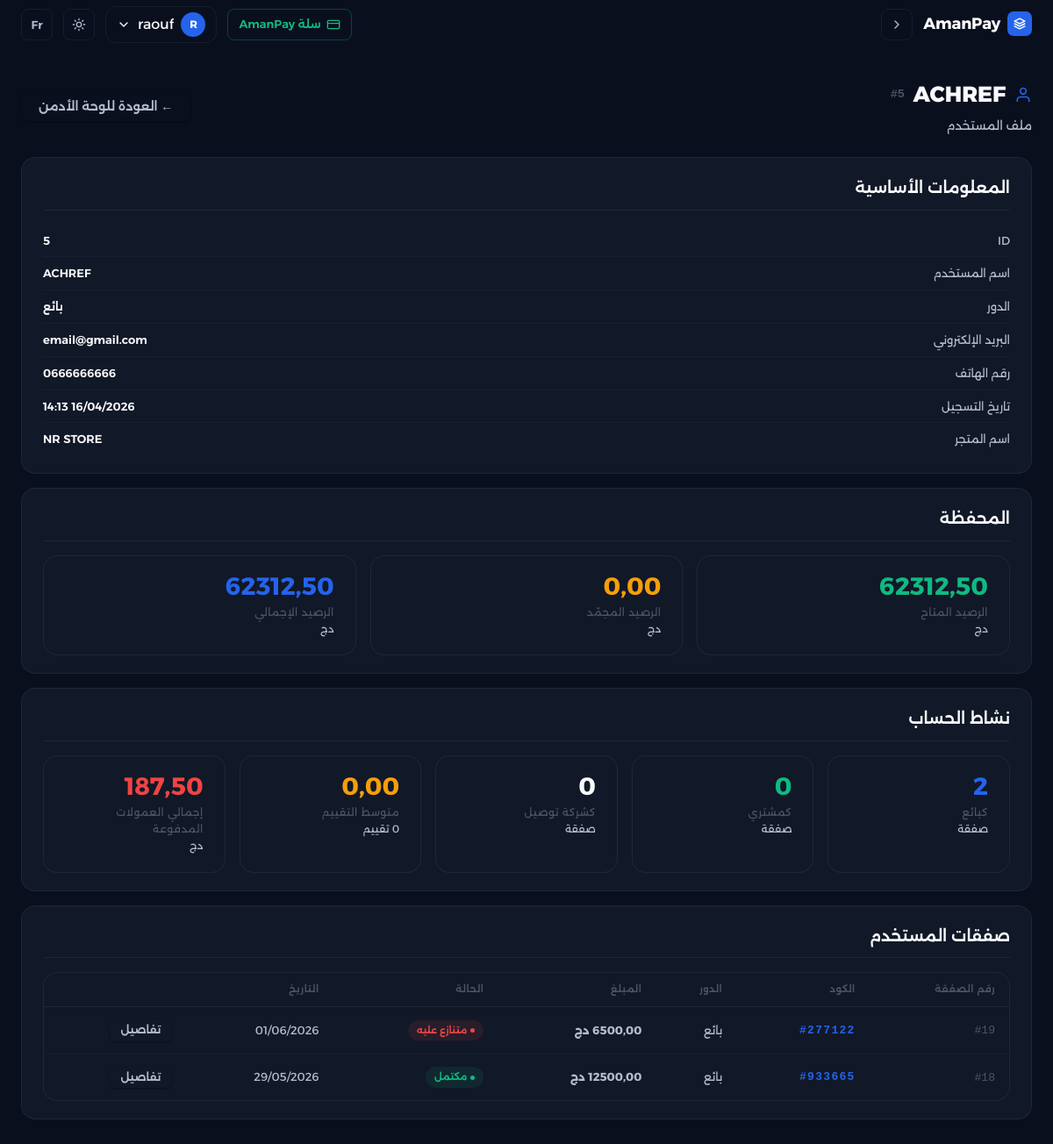
Page /admin-dashboard/user/5/ (signed in) on the committed database.
### accounts/models.py (models this page shows, shortened)
class User(AbstractUser):
    class Role(models.TextChoices):
        BUYER = 'BUYER', _('مشتري')
        SELLER = 'SELLER', _('بائع')
        DELIVERY = 'DELIVERY', _('شركة توصيل')
    role = models.CharField(
        max_length=10,
        choices=Role.choices,
        verbose_name=_('الدور'),
    )
    phone = models.CharField(
        max_length=20,
        blank=True,
        verbose_name=_('رقم الهاتف'),
    )
    store_name = models.CharField(
        max_length=150,
        blank=True,
        verbose_name=_('اسم المتجر'),
    )
    store_description = models.TextField(
        blank=True,
        verbose_name=_('وصف المتجر'),
    )
    national_id = models.CharField(
        max_length=18,
        blank=True,
        null=True,
        verbose_name=_('رقم التعريف الوطني'),
    )
    commercial_register = models.CharField(
        max_length=20,
        blank=True,
        null=True,
        verbose_name=_('رقم السجل التجاري'),
    )
    company_name = models.CharField(
        max_length=150,
        blank=True,
        verbose_name=_('اسم شركة التوصيل'),
    )
    company_registration = models.CharField(
        max_length=100,
        blank=True,
        verbose_name=_('رقم تسجيل الشركة'),
    )
    is_verified = models.BooleanField(
        default=False,
        verbose_name=_('موثق'),
    )
    class Meta:
        verbose_name = _('مستخدم')
        verbose_name_plural = _('المستخدمون')
    @property
    def is_seller(self):
        return self.role == self.Role.SELLER
    @property
    def is_delivery(self):
        return self.role == self.Role.DELIVERY

class Wallet(models.Model):
    user = models.OneToOneField(
        User,
        on_delete=models.CASCADE,
        related_name='wallet',
        verbose_name=_('المستخدم'),
    )
    balance = models.DecimalField(
        max_digits=12,
        decimal_places=2,
        default=50000,
        verbose_name=_('الرصيد'),
    )
    frozen_balance = models.DecimalField(
        max_digits=12,
        decimal_places=2,
        default=0,
        verbose_name=_('الرصيد المجمد'),
    )
    class Meta:
        verbose_name = _('محفظة')
        verbose_name_plural = _('المحافظ')
    @property
    def available_balance(self):
        return self.balance - self.frozen_balance

### transactions/models.py (models this page shows, shortened)
class Transaction(models.Model):
    class Status(models.TextChoices):
        PENDING = 'PENDING', _('في الانتظار')
        FUNDED = 'FUNDED', _('ممول')
        SHIPPED = 'SHIPPED', _('تم الشحن')
        DELIVERED = 'DELIVERED', _('تم التسليم')
        COMPLETED = 'COMPLETED', _('مكتمل')
        DISPUTED = 'DISPUTED', _('متنازع عليه')
        REFUNDED = 'REFUNDED', _('مسترجع')
        CANCELLED = 'CANCELLED', _('ملغى')
    code = models.CharField(
        max_length=6,
        unique=True,
        default=_generate_transaction_code,
        editable=False,
        verbose_name=_('كود المعاملة'),
    )
    seller = models.ForeignKey(
        settings.AUTH_USER_MODEL,
        on_delete=models.PROTECT,
        related_name='sales',
        verbose_name=_('البائع'),
    )
    buyer = models.ForeignKey(
        settings.AUTH_USER_MODEL,
        on_delete=models.SET_NULL,
        related_name='purchases',
        null=True,
        blank=True,
        verbose_name=_('المشتري'),
    )
    delivery_company = models.ForeignKey(
        settings.AUTH_USER_MODEL,
        on_delete=models.SET_NULL,
        null=True,
        blank=True,
        related_name='deliveries',
        verbose_name=_('شركة التوصيل'),
    )
    product_name = models.CharField(
        max_length=255,
        verbose_name=_('اسم المنتج'),
    )
    description = models.TextField(
        blank=True,
        verbose_name=_('الوصف'),
    )
    amount = models.DecimalField(
        max_digits=12,
        decimal_places=2,
        verbose_name=_('المبلغ'),
    )
    status = models.CharField(
        max_length=10,
        choices=Status.choices,
        default=Status.PENDING,
        verbose_name=_('الحالة'),
    )
    created_at = models.DateTimeField(auto_now_add=True, verbose_name=_('تاريخ الإنشاء'))
    updated_at = models.DateTimeField(auto_now=True, verbose_name=_('تاريخ التحديث'))
    release_date = models.DateTimeField(
        null=True,
        blank=True,
        verbose_name=_('تاريخ الإفراج عن المبلغ'),
    )
    dispute_reason = models.TextField(
        null=True,
        blank=True,
        verbose_name=_('وصف النزاع'),
    )
    dispute_opened_by = models.ForeignKey(
        settings.AUTH_USER_MODEL,
        on_delete=models.SET_NULL,
        null=True,
        blank=True,
        related_name='disputes_opened',
        verbose_name=_('فاتح النزاع'),
    )
    dispute_opened_at = models.DateTimeField(
        null=True,
        blank=True,
        verbose_name=_('تاريخ فتح النزاع'),
    )
    dispute_acknowledged_at = models.DateTimeField(
        null=True,
        blank=True,
        verbose_name=_('تاريخ الاطلاع على النزاع'),
    )
    dispute_acknowledged_by = models.ForeignKey(
        settings.AUTH_USER_MODEL,
        on_delete=models.SET_NULL,
        null=True,
        blank=True,
        related_name='disputes_acknowledged',
        verbose_name=_('من اطّلع على النزاع'),
    )
    class Meta:
        verbose_name = _('معاملة')
        verbose_name_plural = _('المعاملات')
        ordering = ['-created_at']

### accounts/views.py (the view)
# urls.py: path('admin-dashboard/user/<int:user_id>/', views.admin_user_detail, name='admin_user_detail'),
@staff_member_required(login_url='accounts:login')
def admin_user_detail(request, user_id):
    from transactions.models import Transaction, Review
    user = get_object_or_404(User, pk=user_id)
    wallet, _created = Wallet.objects.get_or_create(
        user=user,
        defaults={'balance': 50000, 'frozen_balance': 0},
    )
    sales_count     = Transaction.objects.filter(seller=user).count()
    purchases_count = Transaction.objects.filter(buyer=user).count()
    deliveries_count = Transaction.objects.filter(delivery_company=user).count()
    avg_rating = Review.objects.filter(seller=user).aggregate(avg=Avg('rating'))['avg'] or 0
    reviews_count = Review.objects.filter(seller=user).count()
    commissions_paid = CommissionLog.objects.filter(
        transaction__seller=user
    ).aggregate(total=Sum('commission_amount'))['total'] or 0
    user_transactions = Transaction.objects.filter(
        Q(seller=user) | Q(buyer=user) | Q(delivery_company=user)
    ).select_related('seller', 'buyer', 'delivery_company').order_by('-created_at')[:50]
    return render(request, 'accounts/admin_user_detail.html', {
        'profile_user':     user,
        'wallet':           wallet,
        'sales_count':      sales_count,
        'purchases_count':  purchases_count,
        'deliveries_count': deliveries_count,
        'avg_rating':       avg_rating,
        'reviews_count':    reviews_count,
        'commissions_paid': commissions_paid,
        'user_transactions': user_transactions,
    })

### templates/accounts/admin_user_detail.html (shortened to what this page needs)
{% extends "base.html" %}
{% load i18n %}
{% block content %}
<div style="margin-bottom:24px; display:flex; align-items:center; justify-content:space-between; flex-wrap:wrap; gap:12px;">
  <div>
    <h1 style="font-size:1.55rem; font-weight:900; display:flex; align-items:center; gap:0.6rem;">
      <svg class="icon" viewBox="0 0 24 24" fill="none" stroke="currentColor" stroke-width="2" stroke-linecap="round" stroke-linejoin="round" style="color:var(--blue-primary);"><path d="M20 21v-2a4 4 0 0 0-4-4H8a4 4 0 0 0-4 4v2"/><circle cx="12" cy="7" r="4"/></svg>
      {{ profile_user.username }}
      <span style="color:var(--text-muted); font-size:0.85rem; font-family:monospace; font-weight:600;">#{{ profile_user.id }}</span>
    </h1>
    <p style="color:var(--text-secondary); font-size:0.87rem; margin-top:0.3rem;">{% trans "ملف المستخدم" %}</p>
  </div>
  <a href="{% url 'accounts:admin_dashboard' %}" class="btn btn-ghost">{% trans "← العودة للوحة الأدمن" %}</a>
</div>
<div class="info-card">
  <div class="info-card-title">{% trans "المعلومات الأساسية" %}</div>
  <div class="info-row"><span class="info-label">ID</span><span class="info-value">{{ profile_user.id }}</span></div>
  <div class="info-row"><span class="info-label">{% trans "اسم المستخدم" %}</span><span class="info-value">{{ profile_user.username }}</span></div>
  <div class="info-row"><span class="info-label">{% trans "الدور" %}</span><span class="info-value">{{ profile_user.get_role_display|default:"—" }}</span></div>
  <div class="info-row"><span class="info-label">{% trans "البريد الإلكتروني" %}</span><span class="info-value">{{ profile_user.email|default:"—" }}</span></div>
  <div class="info-row"><span class="info-label">{% trans "رقم الهاتف" %}</span><span class="info-value">{{ profile_user.phone|default:"—" }}</span></div>
  <div class="info-row"><span class="info-label">{% trans "تاريخ التسجيل" %}</span><span class="info-value">{{ profile_user.date_joined|date:"d/m/Y H:i" }}</span></div>
  {% if profile_user.is_seller %}
    <div class="info-row"><span class="info-label">{% trans "اسم المتجر" %}</span><span class="info-value">{{ profile_user.store_name|default:"—" }}</span></div>
  {% endif %}
</div>
<div class="info-card">
  <div class="info-card-title">{% trans "المحفظة" %}</div>
  <div style="display:grid; grid-template-columns:repeat(auto-fit,minmax(175px,1fr)); gap:16px;">
    <div class="stat-card">
      <div class="stat-value green">{{ wallet.available_balance|floatformat:2 }}</div>
      <div class="stat-label">{% trans "الرصيد المتاح" %}</div>
      <div class="stat-sublabel">{% trans "دج" %}</div>
    </div>
    <div class="stat-card">
      <div class="stat-value yellow">{{ wallet.frozen_balance|floatformat:2 }}</div>
      <div class="stat-label">{% trans "الرصيد المجمّد" %}</div>
      <div class="stat-sublabel">{% trans "دج" %}</div>
    </div>
    <div class="stat-card">
      <div class="stat-value blue">{{ wallet.balance|floatformat:2 }}</div>
      <div class="stat-label">{% trans "الرصيد الإجمالي" %}</div>
      <div class="stat-sublabel">{% trans "دج" %}</div>
    </div>
  </div>
</div>
<div class="info-card">
  <div class="info-card-title">{% trans "نشاط الحساب" %}</div>
  <div style="display:grid; grid-template-columns:repeat(auto-fit,minmax(160px,1fr)); gap:16px;">
    <div class="stat-card">
      <div class="stat-value blue">{{ sales_count }}</div>
      <div class="stat-label">{% trans "كبائع" %}</div>
      <div class="stat-sublabel">{% trans "صفقة" %}</div>
    </div>
    <div class="stat-card">
      <div class="stat-value green">{{ purchases_count }}</div>
      <div class="stat-label">{% trans "كمشتري" %}</div>
      <div class="stat-sublabel">{% trans "صفقة" %}</div>
    </div>
    <div class="stat-card">
      <div class="stat-value">{{ deliveries_count }}</div>
      <div class="stat-label">{% trans "كشركة توصيل" %}</div>
      <div class="stat-sublabel">{% trans "صفقة" %}</div>
    </div>
    <div class="stat-card">
      <div class="stat-value yellow">{{ avg_rating|floatformat:2 }}</div>
      <div class="stat-label">{% trans "متوسط التقييم" %}</div>
      <div class="stat-sublabel">{{ reviews_count }} {% trans "تقييم" %}</div>
    </div>
    <div class="stat-card">
      <div class="stat-value red">{{ commissions_paid|floatformat:2 }}</div>
      <div class="stat-label">{% trans "إجمالي العمولات المدفوعة" %}</div>
      <div class="stat-sublabel">{% trans "دج" %}</div>
    </div>
  </div>
</div>
<div class="info-card">
  <div class="info-card-title">{% trans "صفقات المستخدم" %}</div>
  {% if user_transactions %}
  <div class="table-wrapper">
    <table class="data-table">
      <thead>
        <tr>
          <th>{% trans "رقم الصفقة" %}</th>
          <th>{% trans "الكود" %}</th>
          <th>{% trans "الدور" %}</th>
          <th>{% trans "المبلغ" %}</th>
          <th>{% trans "الحالة" %}</th>
          <th>{% trans "التاريخ" %}</th>
          <th></th>
        </tr>
      </thead>
      <tbody>
        {% for tx in user_transactions %}
        <tr>
          <td><span style="color:var(--text-muted);font-size:0.82rem;font-family:monospace;">#{{ tx.id }}</span></td>
          <td><span style="font-family:monospace;color:var(--blue-primary);font-weight:700;letter-spacing:.1em;">#{{ tx.code }}</span></td>
          <td class="text-sm">
            {% if tx.seller_id == profile_user.id %}{% trans "بائع" %}
            {% elif tx.buyer_id == profile_user.id %}{% trans "مشتري" %}
            {% elif tx.delivery_company_id == profile_user.id %}{% trans "توصيل" %}
            {% else %}—{% endif %}
          </td>
          <td style="font-weight:700;">{{ tx.amount|floatformat:2 }} {% trans "دج" %}</td>
          <td><span class="badge badge-{{ tx.status|lower }}">{{ tx.get_status_display }}</span></td>
          <td class="text-muted text-sm">{{ tx.created_at|date:"d/m/Y" }}</td>
          <td><a href="{% url 'transactions:detail' tx.pk %}" class="btn btn-ghost btn-sm">{% trans "تفاصيل" %}</a></td>
        </tr>
        {% endfor %}
      </tbody>
    </table>
  </div>
  {% endif %}
</div>
{% endblock %}

### templates/base.html (shortened to what this page needs)
{% load i18n %}
{% load static %}
<!DOCTYPE html>
<html lang="{{ LANGUAGE_CODE }}" dir="{% if LANGUAGE_CODE == 'ar' %}rtl{% else %}ltr{% endif %}">
<head>
  <link rel="stylesheet" href="{% static 'css/design-system.css' %}">
</head>
<body>
<nav class="navbar">
  {% load i18n %}{% get_current_language as CURRENT_LANG %}
  <div class="navbar-start">
    <a href="{% url 'accounts:home_redirect' %}" class="navbar-brand">
      <span class="brand-icon">
        <svg width="14" height="14" viewBox="0 0 24 24" fill="none" stroke="currentColor" stroke-width="2.5" stroke-linecap="round" stroke-linejoin="round"><path d="M12 2L2 7l10 5 10-5-10-5z"/><path d="M2 17l10 5 10-5"/><path d="M2 12l10 5 10-5"/></svg>
      </span>
      AmanPay
    </a>
    {% if request.resolver_match.url_name != 'landing' %}
      <button onclick="goBack()" type="button" class="navbar-btn" title="{% trans 'رجوع' %}">
        <svg class="icon-sm" viewBox="0 0 24 24" fill="none" stroke="currentColor" stroke-width="2" stroke-linecap="round" stroke-linejoin="round">
          {% if LANGUAGE_CODE == 'ar' %}<polyline points="9 18 15 12 9 6"/>{% else %}<polyline points="15 18 9 12 15 6"/>{% endif %}
        </svg>
      </button>
    {% endif %}
  </div>
  <div class="navbar-actions">
    {% if user.is_authenticated %}
      {% if user.is_staff %}
        <a href="{% url 'accounts:admin_platform_wallet' %}" class="btn-admin">
          <svg class="icon-sm" viewBox="0 0 24 24" fill="none" stroke="currentColor" stroke-width="2" stroke-linecap="round" stroke-linejoin="round"><rect x="2" y="5" width="20" height="14" rx="2"/><line x1="2" y1="10" x2="22" y2="10"/></svg>
          {% trans "سلة AmanPay" %}
        </a>
      {% endif %}
      <div class="user-dropdown" id="userDropdown">
        <button type="button" class="user-dropdown-toggle" aria-haspopup="true" aria-expanded="false">
          <span class="navbar-avatar">{{ user.username|first|upper }}</span>
          <span class="navbar-user-name">{{ user.username }}</span>
          <svg class="icon-sm" viewBox="0 0 24 24" fill="none" stroke="currentColor" stroke-width="2" stroke-linecap="round" stroke-linejoin="round"><polyline points="6 9 12 15 18 9"/></svg>
        </button>
      </div>
    {% endif %}
    <button id="themeToggle" class="navbar-btn" type="button"
            title="{% trans 'تبديل المظهر' %}" aria-label="{% trans 'تبديل المظهر' %}">
      <svg class="icon-sun icon-sm" viewBox="0 0 24 24" fill="none" stroke="currentColor" stroke-width="2" stroke-linecap="round" stroke-linejoin="round"><circle cx="12" cy="12" r="4"/><path d="M12 2v2M12 20v2M4.93 4.93l1.41 1.41M17.66 17.66l1.41 1.41M2 12h2M20 12h2M6.34 17.66l-1.41 1.41M19.07 4.93l-1.41 1.41"/></svg>
    </button>
    {% if CURRENT_LANG == 'fr' %}
      <form action="/i18n/setlang/" method="post" style="display:inline">
        {% csrf_token %}
        <input name="next" type="hidden" value="{{ request.get_full_path|slice:'3:' }}">
        <input name="language" type="hidden" value="ar">
        <button class="navbar-btn" type="submit">ع</button>
      </form>
    {% else %}
      <form action="/i18n/setlang/" method="post" style="display:inline">
        <button class="navbar-btn" type="submit">Fr</button>
      </form>
    {% endif %}
  </div>
</nav>
<div class="main">
  {% block content %}{% endblock %}
</div>
  {% get_current_language as CURRENT_LANG %}
    {% get_current_language as LANG %}
</body>
</html>

### rows in the picture
User: username|first "R", username "raouf"
User: username "ACHREF", id "5", role "بائع", email "email@gmail.com", phone "0666666666", date_joined "16/04/2026 14:13", store_name "NR STORE"
Wallet: available_balance "62312,50", frozen_balance "0,00", balance "62312,50"
Transaction: id "19", code "277122", amount "6500,00", status "متنازع عليه", created_at "01/06/2026"
Transaction: id "18", code "933665", amount "12500,00", status "مكتمل", created_at "29/05/2026"

### other values in the picture
{{ sales_count }} "2"
{{ purchases_count }} "0"
{{ deliveries_count }} "0"
{{ avg_rating|floatformat:2 }} "0,00"
{{ reviews_count }} "0"
{{ commissions_paid|floatformat:2 }} "187,50"
